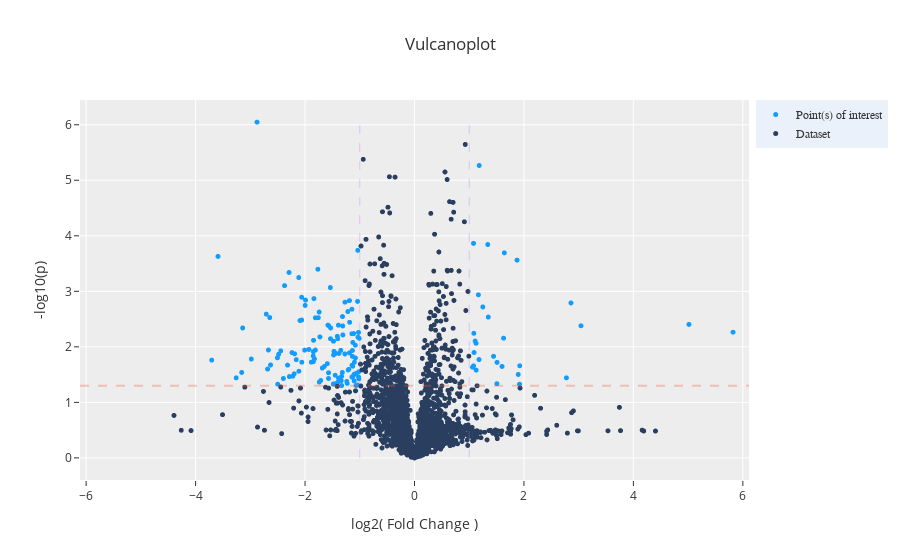

This figure's notebook cell:
### Code cell
i = "lungcancer"
dash_bio.VolcanoPlot(dataframe=d[i].reset_index(), **params)

### Figure 1 — Plotly figure (JSON) as saved in the notebook; plotly's stock layout.template omitted (floating-point values rounded to 4 significant figures; data arrays with more than 128 entries replaced by an {"elided": "..."} marker saying what was removed)
{"data": [{"marker": {"color": "#119DFF", "size": 5}, "mode": "markers", "name": "Point(s) of interest", "text": {"elided": "148 str values"}, "type": "scattergl", "x": {"elided": "148 float values"}, "y": {"elided": "148 float values"}}, {"marker": {"color": "#2A3F5F", "size": 5}, "mode": "markers", "name": "Dataset", "text": {"elided": "2582 str values"}, "type": "scattergl", "x": {"elided": "2582 float values"}, "y": {"elided": "2582 float values"}}], "layout": {"autosize": false, "hovermode": "closest", "legend": {"bgcolor": "#ebf1fa", "font": {"family": "sans-serif"}, "x": 1.01, "yanchor": "top"}, "shapes": [{"line": {"color": "#AB63FA", "dash": "dash", "width": 1}, "name": "effect size min line", "type": "line", "x0": -1, "x1": -1, "xref": "x", "y0": 4.134e-05, "y1": 6.047, "yref": "y"}, {"line": {"color": "#AB63FA", "dash": "dash", "width": 1}, "name": "effect size max line", "type": "line", "x0": 1, "x1": 1, "xref": "x", "y0": 4.134e-05, "y1": 6.047, "yref": "y"}, {"line": {"color": "#EF553B", "dash": "dash", "width": 2}, "name": "genomewide_line", "type": "line", "x0": -6.112, "x1": 6.112, "xref": "x", "y0": 1.301, "y1": 1.301, "yref": "y"}], "title": {"text": "Vulcanoplot "}, "xaxis": {"range": [-6.112, 6.112], "title": {"text": "log2( Fold Change )"}, "zeroline": false}, "yaxis": {"title": {"text": "-log10(p)"}, "zeroline": false}}}
